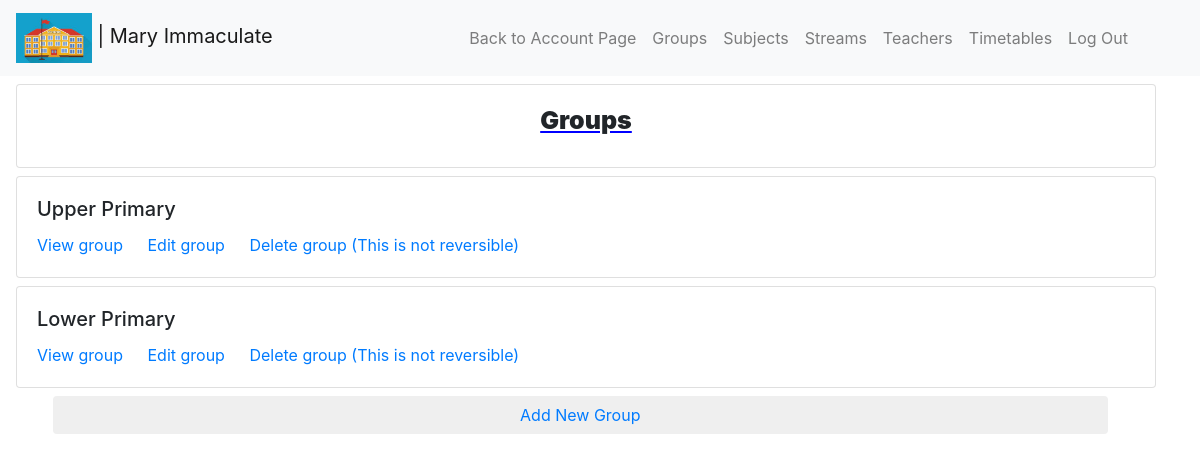
Page /school/S6gHC1W5/groups/ (signed in) on the committed database.
### school/models.py (models this page shows, shortened)
class School(models.Model):
    user = models.ForeignKey(settings.AUTH_USER_MODEL, on_delete=models.CASCADE, db_index=True)
    schoolname = models.CharField(max_length=200)
    randomid = models.CharField(max_length=60, unique=True)
    schoollogo = models.ImageField(upload_to='logo', validators=[validate_logo], default='logo.jpg')
    class Meta:
        verbose_name = ("School")
        verbose_name_plural = ("Schools")

### groups/models.py (models this page shows, shortened)
class SchoolGroups(models.Model):
    school = models.ForeignKey(School, on_delete=models.CASCADE)
    groupname = models.CharField(max_length=100)
    slug = models.SlugField()
    lessonduration = models.PositiveIntegerField()
    class Meta:
        verbose_name = ("Group")
        verbose_name_plural = ("Groups")

### groups/views.py (the view)
# urls.py: path('school/<randomid>/groups/', views.groupdisplay, name="groupview"),
@login_required
def groupdisplay(request, randomid):
    theschool = get_object_or_404(School, randomid=randomid)
    schoolgroups = SchoolGroups.objects.filter(school__randomid=randomid)
    return render(request, "frontend/school/groupsview.html", {"schoolgroups":schoolgroups, "theschool":theschool})

### frontend/templates/frontend/school/groupsview.html (shortened to what this page needs)
{% extends "base/school.html" %}
{% block schooldetails %}
<a class="navbar-brand" href="{% url 'schoolview' randomid=theschool.randomid %}"><img src="{{ theschool.schoollogo.url }}" alt="{{ theschool.schoolname }}" height="50px"> | {{ theschool.schoolname }}</a>
{% endblock %}
{% block navigation %}
<li class="nav-item">
    <a class="nav-link" href="{% url 'groupview' randomid=theschool.randomid %}">Groups</a>
</li>
<li class="nav-item">
    <a class="nav-link" href="{% url 'subjectview' randomid=theschool.randomid %}">Subjects</a>
</li>
<li class="nav-item">
    <a class="nav-link" href="{% url 'streamview' randomid=theschool.randomid %}">Streams</a>
</li>
<li class="nav-item">
    <a class="nav-link" href="{% url 'teacherview' randomid=theschool.randomid %}">Teachers</a>
</li>
<li class="nav-item">
  <a class="nav-link" href="{% url 'timetablesview' randomid=theschool.randomid %}">Timetables</a>
</li>
{% endblock %}
{% block content %}
{% if schoolgroups|length > 0 %}
<div class="card mt-2 mx-3" style="width: 95%;">
    <div class="card-body">
      <h5 class="card-title my_card_title">Groups</h5>
    </div>
  </div>
{% for group in schoolgroups %}
<div class="card mt-2 mx-3" style="width: 95%;">
    <div class="card-body">
      <h5 class="card-title">{{ group.groupname }}</h5>
      <a href="{% url 'groupdisplay' randomid=theschool.randomid groupslug=group.slug %}" class="card-link">View group</a>
      <a href="{% url 'editgroup' randomid=theschool.randomid groupslug=group.slug %}" class="card-link">Edit group</a>
      <a href="{% url 'deletegroup' randomid=theschool.randomid groupslug=group.slug %}" class="card-link">Delete group (This is not reversible)</a>
    </div>
</div>
{% endfor %}
{% else %}
<div class="card mt-2 mx-3" style="width: 95%;">
  <div class="card-body">
    <h5 class="card-title">Sorry, you have no group currently.</h5>
  </div>
</div>
{% endif %}
<div class="container mb-3">
    <div class="row">
      <div class="col-md-12">
        <button class="btn mt-2 mx-2"  style="width: 95%;">
          <a href="{% url 'addgroup' randomid=theschool.randomid %}">Add New Group</a>
        </button>
      </div>
</div>
{% endblock %}

### frontend/static/frontend/css/style.css (style rules this page uses)
body { margin: 0; }
.my_card_title { text-align: center; font-weight: 900; font-size: 25px; text-decoration-line: underline; text-decoration-color: blue; }

### rows in the picture
School: schoollogo (picture), schoolname "Mary Immaculate"
SchoolGroups: groupname "Upper Primary"
SchoolGroups: groupname "Lower Primary"
